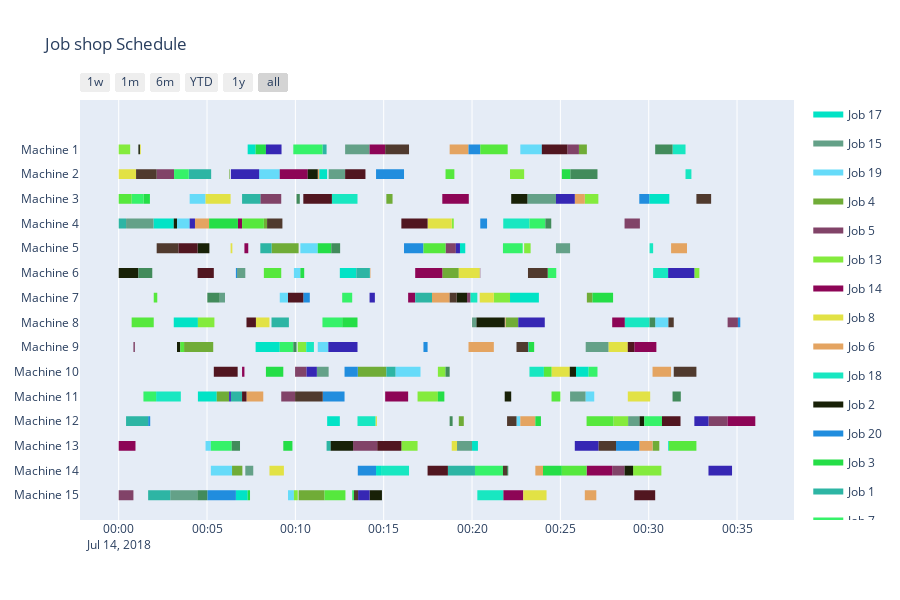

This figure's notebook cell:
### Code cell
fig = ff.create_gantt(df, colors=colors, index_col='Resource', show_colorbar=True, group_tasks=True, showgrid_x=True, title='Job shop Schedule')
fig.show()
